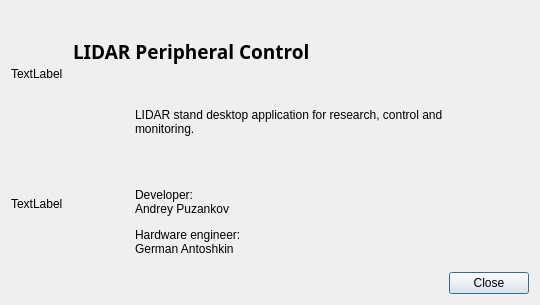
<?xml version="1.0" encoding="UTF-8"?>
<ui version="4.0">
 <class>AboutDialog</class>
 <widget class="QDialog" name="AboutDialog">
  <property name="geometry">
   <rect>
    <x>0</x>
    <y>0</y>
    <width>540</width>
    <height>305</height>
   </rect>
  </property>
  <property name="windowTitle">
   <string>About</string>
  </property>
  <layout class="QGridLayout" name="gridLayout_2">
   <item row="0" column="0" rowspan="3">
    <layout class="QGridLayout" name="pictLayout">
     <item row="0" column="0">
      <widget class="QLabel" name="pict1">
       <property name="maximumSize">
        <size>
         <width>182</width>
         <height>130</height>
        </size>
       </property>
       <property name="text">
        <string>TextLabel</string>
       </property>
       <property name="scaledContents">
        <bool>true</bool>
       </property>
      </widget>
     </item>
     <item row="1" column="0">
      <widget class="QLabel" name="pict2">
       <property name="maximumSize">
        <size>
         <width>182</width>
         <height>130</height>
        </size>
       </property>
       <property name="text">
        <string>TextLabel</string>
       </property>
       <property name="scaledContents">
        <bool>true</bool>
       </property>
      </widget>
     </item>
    </layout>
   </item>
   <item row="4" column="3">
    <widget class="QPushButton" name="closeButton">
     <property name="text">
      <string>Close</string>
     </property>
    </widget>
   </item>
   <item row="0" column="1" colspan="3">
    <widget class="QLabel" name="titleLabel">
     <property name="font">
      <font>
       <family>Noto Sans</family>
       <pointsize>14</pointsize>
       <weight>75</weight>
       <bold>true</bold>
      </font>
     </property>
     <property name="text">
      <string>LIDAR Peripheral Control</string>
     </property>
    </widget>
   </item>
   <item row="1" column="2" rowspan="2">
    <widget class="QLabel" name="aboutLabel">
     <property name="text">
      <string>&lt;html&gt;&lt;head/&gt;&lt;body&gt;&lt;p&gt;LIDAR stand desktop application for research, control and monitoring.&lt;/p&gt;&lt;p&gt;&lt;br/&gt;&lt;/p&gt;&lt;p&gt;Developer:&lt;br/&gt;Andrey Puzankov&lt;/p&gt;&lt;p&gt;Hardware engineer:&lt;br/&gt;German Antoshkin&lt;/p&gt;&lt;/body&gt;&lt;/html&gt;</string>
     </property>
     <property name="wordWrap">
      <bool>true</bool>
     </property>
    </widget>
   </item>
  </layout>
 </widget>
 <resources/>
 <connections/>
</ui>
